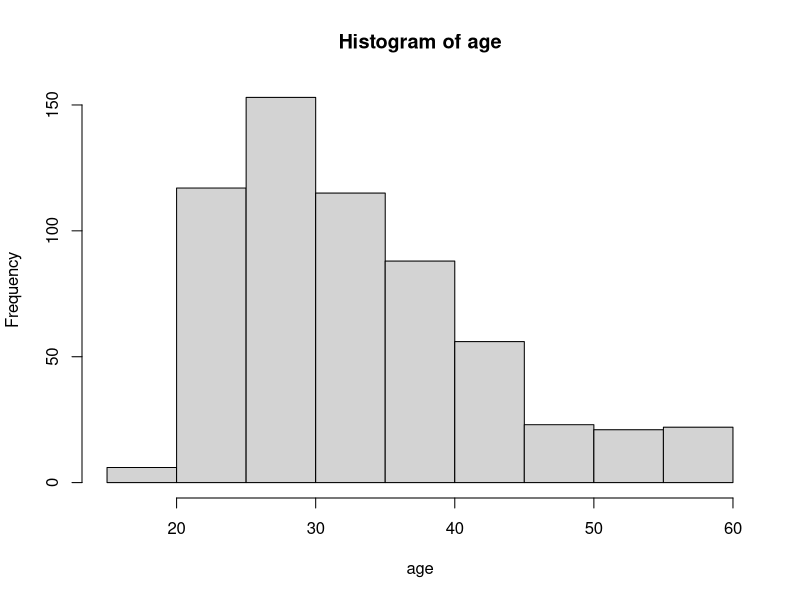
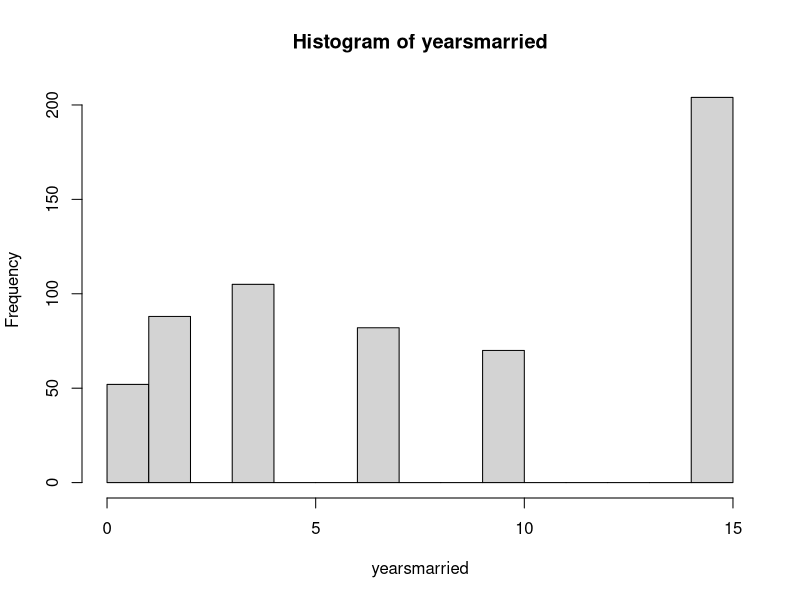
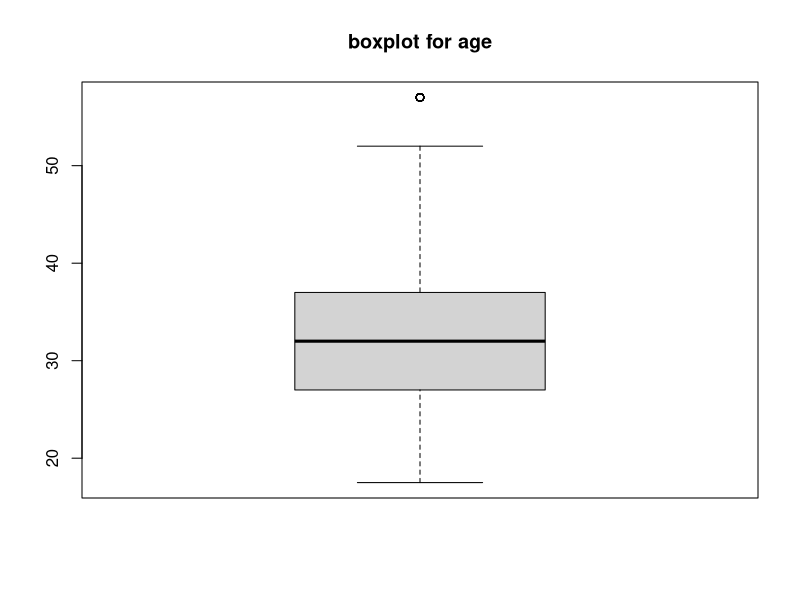
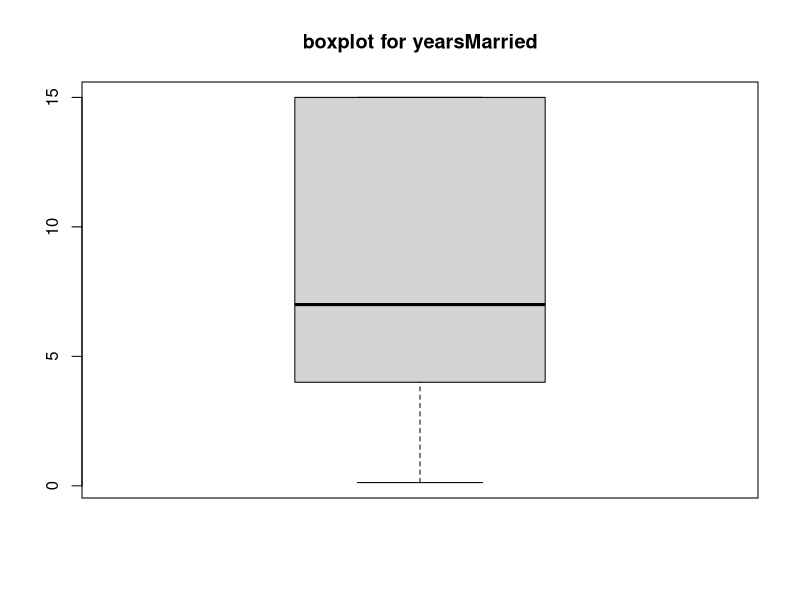
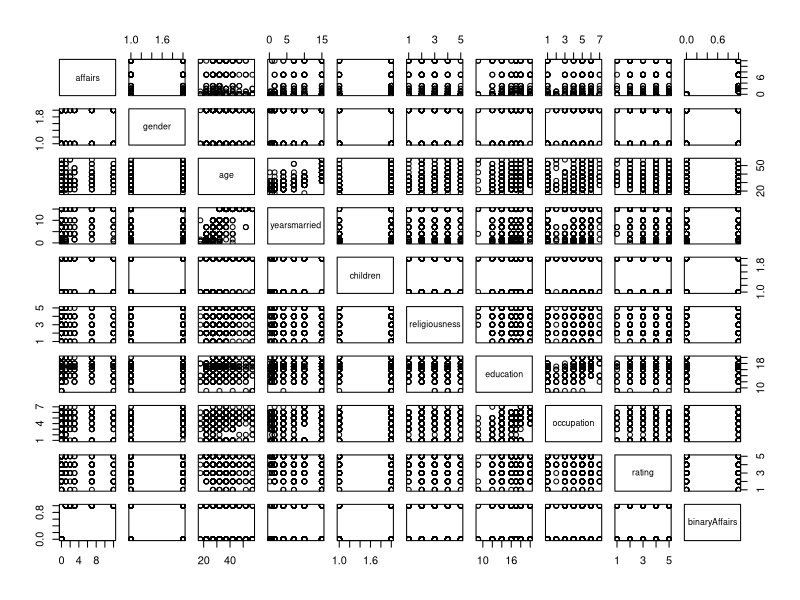
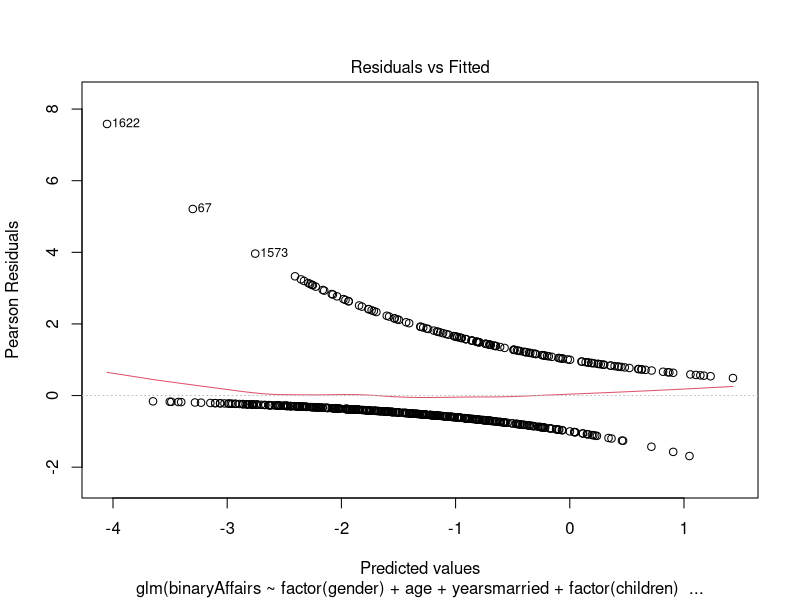
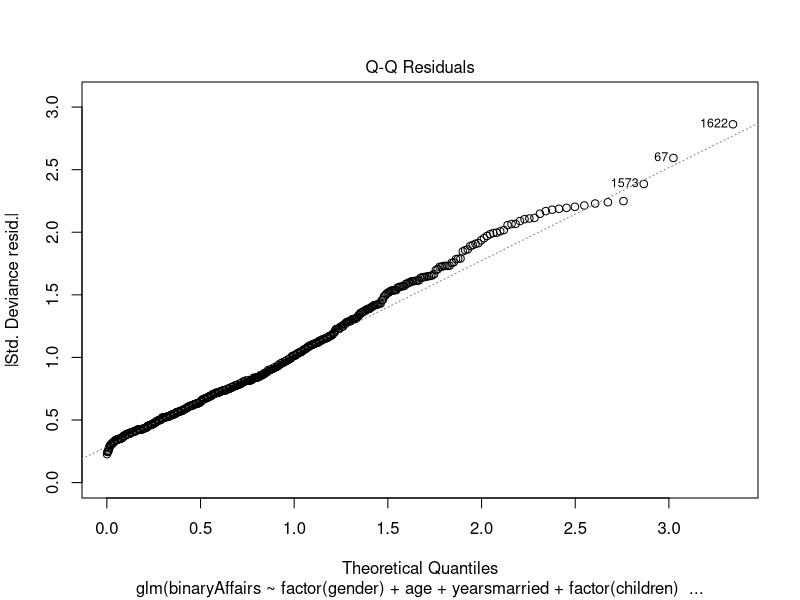
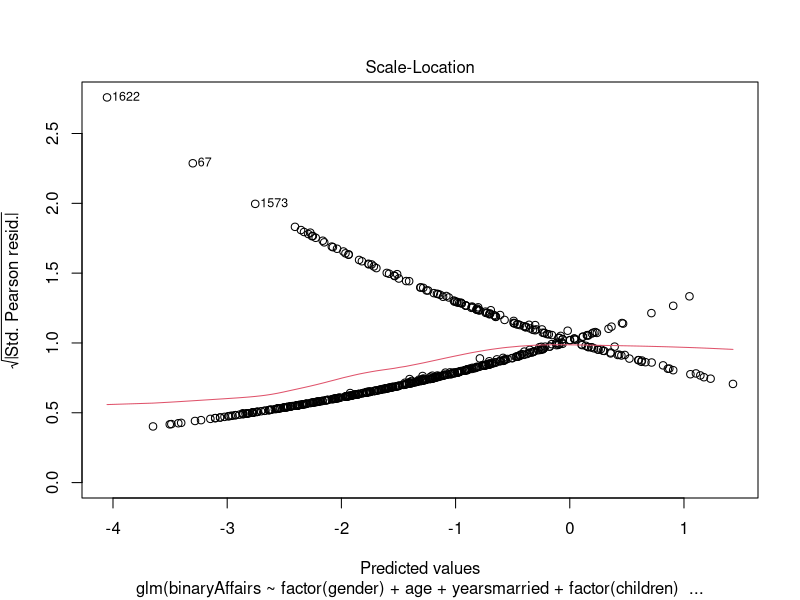

These charts were generated, in order, by the following R code: (Note: this script raises an error after producing the figures.)
install.packages("AER")
data(Affairs, package = "AER")
#i converted affairs column (having affair = 1, not having affair = 0)
Affairs$binaryAffairs <- as.numeric(Affairs$affairs>0)
View(Affairs)
attach(Affairs)
#EDA
summary(Affairs)

hist(age)
hist(yearsmarried)

boxplot(age,main = "boxplot for age")
boxplot(yearsmarried, main = "boxplot for yearsMarried")



pairs(Affairs)




#
m1 <- glm(binaryAffairs~ factor(gender)+ age+ yearsmarried+ factor(children)+factor(religiousness)+ factor(education)+factor(occupation)+factor(rating), family = "binomial", data = Affairs)
summary(m1)
plot(m1)

vif(m1)


exp(coef(m1))

#confusion matrix
   
prob <- predict(m1,type=c("response"),Affairs)
prob
confusion<-table(prob>0.5,Affairs$binaryAffairs)
confusion

Accuracy<-sum(diag(confusion)/sum(confusion))
Accuracy


# ROC Curve 
library(ROCR)
rocrpred<-prediction(prob,Affairs$binaryAffairs)
rocrperf<-performance(rocrpred,'tpr','fpr')
plot(rocrperf,colorize=T,text.adj=c(-0.2,1.7))
###########################################################
#i found education to be most insignificant, so i removed it and made a different model
m2 <- glm(binaryAffairs~ factor(gender)+ age+ yearsmarried+ factor(children)+ factor(religiousness)+factor(occupation)+ factor(rating), family = "binomial", data = Affairs)
summary(m2)
#the AIC value decreased,thus i conclude that this model is better than previous one
exp(coef(m2))



prob1 <- predict(m2,type=c("response"),Affairs)
prob1
confusion1<-table(prob1>0.5,Affairs$binaryAffairs)
confusion1

Accuracy1<-sum(diag(confusion1)/sum(confusion1))
Accuracy1
#i could not find any significant increase in accuracy

# ROC Curve 
library(ROCR)
rocrpred<-prediction(prob1,Affairs$binaryAffairs)
rocrperf<-performance(rocrpred,'tpr','fpr')
plot(rocrperf,colorize=T,text.adj=c(-0.2,1.7))
#################################################################
# i make another model removing occupation
m3 <- glm(binaryAffairs~ factor(gender)+ age+ yearsmarried+ factor(children)+ factor(religiousness)+ factor(rating), family = "binomial", data = Affairs)
summary(m3)
#The AIC value increased so we will make another model
exp(coef(m3))



prob2 <- predict(m3,type=c("response"),Affairs)
prob2
confusion2<-table(prob2>0.5,Affairs$binaryAffairs)
confusion2

Accuracy2<-sum(diag(confusion2)/sum(confusion2))
Accuracy2

# ROC Curve 
library(ROCR)
rocrpred<-prediction(prob2,Affairs$binaryAffairs)
rocrperf<-performance(rocrpred,'tpr','fpr')
plot(rocrperf,colorize=T,text.adj=c(-0.2,1.7))
##############################################################
#i removed children and made another model
m4 <- glm(binaryAffairs~ factor(gender)+ age+ yearsmarried+ factor(religiousness)+ factor(rating), family = "binomial", data = Affairs)
summary(m4)
# no considerable change in AIC value, so i will make a different model
exp(coef(m4))



prob3 <- predict(m4,type=c("response"),Affairs)
prob3
confusion3<-table(prob3>0.5,Affairs$binaryAffairs)
confusion3

Accuracy3<-sum(diag(confusion3)/sum(confusion3))
Accuracy3

#accuracy increased a bit
# ROC Curve 
library(ROCR)
rocrpred<-prediction(prob3,Affairs$binaryAffairs)
rocrperf<-performance(rocrpred,'tpr','fpr')
plot(rocrperf,colorize=T,text.adj=c(-0.2,1.7))
##############################################################
#i removed gender and made a different model
m5 <- glm(binaryAffairs~  age+ yearsmarried+ factor(religiousness)+ factor(rating), family = "binomial", data = Affairs)
summary(m5)


exp(coef(m5))

#confusion matrix

prob4 <- predict(m5,type=c("response"),Affairs)
prob4
confusion4<-table(prob4>0.5,Affairs$binaryAffairs)
confusion4

Accuracy4<-sum(diag(confusion4)/sum(confusion4))
Accuracy4
#accuracy decreased
pairs(Affairs)

# ROC Curve 
library(ROCR)
rocrpred<-prediction(prob4,Affairs$binaryAffairs)
rocrperf<-performance(rocrpred,'tpr','fpr')
plot(rocrperf,colorize=T,text.adj=c(-0.2,1.7))


#From all the models, i conclude that m1 model is most accurate
